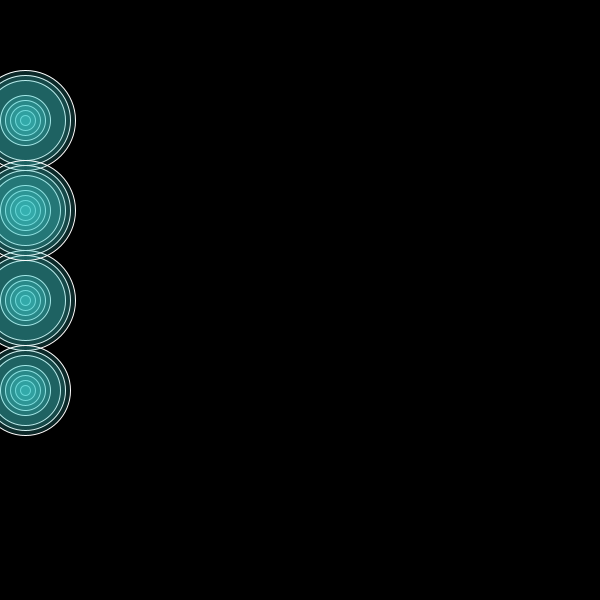
Frame 1 (no input)
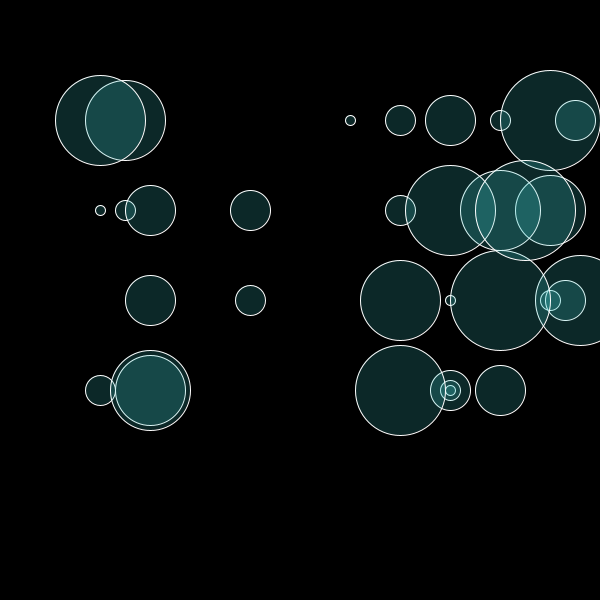
Frame 60 (the mouse pressed at the canvas centre just before this capture)
Frame 120 (the mouse held since frame 60 and released just before this capture): identical to frame 60, image omitted

The Processing sketch that drew these frames (run headless with seeded random() and noise(); from frame 60 on, the mouse is pressed at the canvas centre):

// Processing sketch: processing_61505
// ── processing_61505.pde

float [ ] years50 = {7, 10, 8, 11.5, 9, 2.5, 2, 11}; // years going from 2001 to 2011
float [ ] rank50 = { 1, 2, 3, 4, 5, 8, 9, 10}; // rank of 50 free time overall
String [ ] names50 = {"Seiger", "Burton", "Connell", "Stillo", "Andrews", "Rapp", "Tibor", "Gonzalez"};
float [ ] years1650 = {9, 11, 5, 11.3, 3, 8, 11.6, 10};
float [ ] rank1650 = {1, 2, 3, 4, 5, 8, 9, 10};
String [ ] names1650 = {"Evans", "Adams", "Kochalko", "Menio", "Wong", "Wong", "Yuan", "Sung"};
float [ ] myears50 = {2, 2.5, 8, 5, 3, 11, 10, 9, 10.5};
float [ ] mrank50 = {1, 2, 3, 4, 5, 7, 8, 9, 10};
String [ ] mnames50 = {"Jucha", "Shewchuk", "Snyder", "Krzeminski", "Powell", "Stanton", "Dahlen", "Pearl", "Moorby"};
float [ ] myears1650 = {9, 9, 2, 9, 10, 3, 3, 8};
float [ ] mrank1650 = {1, 2, 3, 4, 5, 7, 8, 9};
String [ ] mnames1650 = {"McConnell", "Altman-Kurosaki", "Pearson", "Winkler", "Olechnowicz", "Paavola", "Gaines", "Douglass"};

float x, dx;
color c, col;

void setup( )
{
  size( 600, 600 );
  x = 0;
  dx = .5;
  c = color (62, 206, 202, 50);
  col = color (62, 206, 202, 90);
  stroke( 255 );
  noFill( );
}

void draw( )
{
  background( 0, 50 );
  
  shiftCircles ( );

  drawCircles (years50, rank50, height*.20 ); 
  drawCircles (years1650, rank1650, height*.50 );
  drawCircles (myears50, mrank50, height*.35 ); 
  drawCircles (myears1650, mrank1650, height*.65 );
  names (years50, names50, height*.20 );
  names (years1650, names1650, height*.5 );
  names (myears50, mnames50, height*.35 );
  names (myears1650, mnames1650, height*.65 );
  
  
}

void names ( float [] y, String [] n, float h )
{
     
  for (int i = 0; i < y.length; i++)
  {
    if (dist (y[i]*50, h, mouseX, mouseY) < 10)
    {
      fill (200);
    }
    else
    {
      fill (0,0);
    }
    textSize (20);
    text (n[i], 30, 30);
  }
}
void drawCircles(float [] y, float [] r, float h)
{
  for( int i = 0; i < y.length; i++)
 {
    if ( x < y[i])
    {
      strokeWeight (1);
      fill (c);
       ellipse( x*50, h, r[i]*10, r[i]*10 );  // draw circle at position x
    }
    else
    {
      if (dist (y[i]*50, h, mouseX, mouseY) < 10)
      {
        fill (col);
      }
      else
      {
        fill (c);
      }
      ellipse( y[i]*50, h, r[i]*10, r[i]*10 );  // draw circle in final position
    }
 }
}

void shiftCircles( )
{
  x = x + dx;
  if (x > width)
  {
     x = 1;
  }
}
